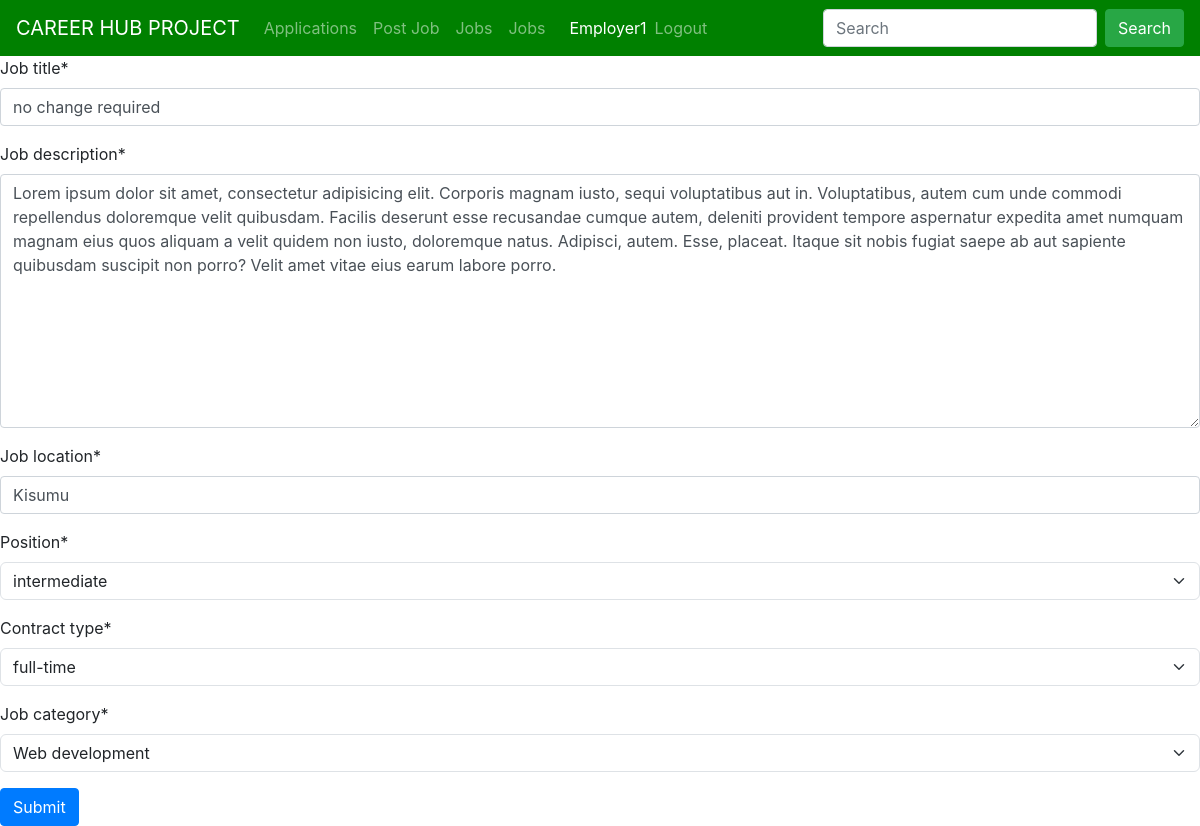
Page /job_creation_edit/1 (signed in) on the committed database.
### users/models.py (models this page shows, shortened)
class CustomUser(AbstractUser, PermissionsMixin):
    type_user = (
        ("Admin", "Admin"),
        ("applicant", "Applicant"),
        ("Employer", "Employer"),
    )
    username = models.CharField(max_length=200, unique=True)
    email = models.EmailField(max_length=50, unique=True)
    full_name = models.CharField(max_length=200)
    is_active = models.BooleanField(default=True)
    is_staff = models.BooleanField(default=False)
    is_superuser = models.BooleanField(default=False)
    is_admin = models.BooleanField(default=False)
    date_joined = models.DateTimeField(auto_now_add=True, null=True)
    last_login = models.DateTimeField(auto_now=True, null=True)
    user_type = models.CharField(max_length=200, choices=type_user)
    USERNAME_FIELD = "email"
    REQUIRED_FIELDS = ["username", "full_name"]

### job/models.py (models this page shows, shortened)
class Job(models.Model):
    positions = (
        ("junior", "junior"),
        ("intermediate", "intermediate"),
        ("senior", "senior"),
        ("expart", "expart"),
    )
    contaract_types = (
        ("remote", "remote"),
        ("part-time", "part-time"),
        ("full-time", "full-time"),
        ("negotiations", "negotiations"),
    )
    employer = models.ForeignKey(
        Employer, on_delete=models.CASCADE, related_name="jobs"
    )
    job_category = models.ForeignKey(
        Category,
        related_name="jobs",
        on_delete=models.CASCADE,
    )
    job_title = models.CharField(
        max_length=200,
    )
    slug = models.CharField(max_length=200, null=True)
    job_location = models.CharField(max_length=200)
    contract_type = models.CharField(max_length=200, choices=contaract_types)
    position = models.CharField(max_length=200, choices=positions)
    job_description = models.TextField()
    created_at = models.DateTimeField(
        auto_now_add=True,
        null=True,
    )
    updated_at = models.DateTimeField(auto_now=True, null=True)

### job/views.py (the view)
@login_required(login_url="login")
def job_creation_edit(request, id):
    job = Job.objects.filter(employer=request.user).get(id=id)
    if request.method == "POST":
        form = JobCreationForm(request.POST, request.FILES, instance=job)
        if form.is_valid():
            form.save()
            return redirect("/")
    else:
        form = JobCreationForm(instance=job)
    return render(request, "job/job_creation_edit.html", {"form": form})

### job/forms.py
class JobCreationForm(forms.ModelForm):
    class Meta:
        model = Job
        fields = [
            "job_title",
            "job_description",
            "job_location",
            "position",
            "contract_type",
            "job_category",
        ]

### job/models.py (called while the page is built)
    def __str__(self) -> str:
        return self.title

### templates/job/job_creation_edit.html
{% extends "core/base.html" %} {% block title%}Edit Job{% endblock %}
{% load crispy_forms_tags %}
{% block content %}
<form action="" method="post" enctype="multipart/form-data">
  {% csrf_token %} {{form| crispy}}
  <input type="submit" name="submit" class="btn btn-primary" />
</form>
{% endblock %}

### templates/core/nav.html (shortened to what this page needs)
{% load menu %}
<!DOCTYPE html>
<html lang="en">
  <head>
    <link
      rel="stylesheet"
      href="https://maxcdn.bootstrapcdn.com/bootstrap/4.3.1/css/bootstrap.min.css"
    />
  </head>
  <body>
    <div class="fluid-container">
      <center>
        <nav
          class="navbar navbar-expand-lg navbar-dark justify-content-between text-white"
          style="background-color: green"
        >
          <a class="navbar-brand" href="/"> CAREER HUB PROJECT </a>
          <div class="collapse navbar-collapse" id="navbarNavDropdown01">
            {% if user.is_authenticated %} {% if user.user_type == 'applicant'%}
            <ul class="navbar-nav">
              <li class="nav-item dropdown position-static">
                <a class="nav-link" href="{% url 'applicant_job_display' %}">
                  My Applications
                </a>
              </li>
            </ul>
            <ul class="navbar-nav">
              <li class="nav-item dropdown position-static">{% menu%}</li>
            </ul>
            {% elif user.user_type == 'employer' %}
            <ul class="navbar-nav">
              <li class="nav-item dropdown position-static">
                <a class="nav-link" href="{% url 'job_applied' %}">
                  Applications
                </a>
              </li>
            </ul>
            <ul class="navbar-nav">
              <li class="nav-item dropdown position-static">
                <a class="nav-link" href="{% url 'job_creation' %}">
                  Post Job
                </a>
              </li>
            </ul>
            <ul class="navbar-nav">
              <li class="nav-item dropdown position-static">
                <a
                  class="nav-link"
                  href="{%  url 'employer_profile_detail' user.id%}"
                >
                  Jobs
                </a>
              </li>
            </ul>
            <ul class="navbar-nav">
              <li class="nav-item dropdown position-static">
                <a
                  class="nav-link"
                  href="{%  url 'employer_profile_detail' user.id%}"
                >
                  Jobs
                </a>
              </li>
            </ul>
            {% endif %}
            <ul class="navbar-nav ml-3">
              <li class="nav-item dropdown position-static">
                <span class="text-capitalize">{{user.username}}</span>
              </li>
            </ul>
            <ul class="navbar-nav">
              <li class="nav-item dropdown position-static">
                <a class="nav-link" href="{% url 'logout' %}"> Logout </a>
              </li>
            </ul>
            {% endif %}
            <form class="form-inline ml-auto">
              <input
                class="form-control mr-sm-2"
                type="search"
                placeholder="Search"
                aria-label="Search"
              />
              <button
                class="btn btn-success my-2 my-sm-0 mx-sm-auto"
                type="submit"
              >
                Search
              </button>
            </form>
          </div>
        </nav>
      </center>
    </div>
  </body>
</html>

### rows in the picture
CustomUser: username "Employer1"
Job: job_title "no change required", job_description "Lorem ipsum dolor sit amet, consectetur adipisicing elit. Corporis magnam iusto, sequi voluptatibus aut in. Voluptatibus, autem cum unde commodi repellendus doloremque velit quibusdam. Facilis deserunt esse recusandae cumque autem, deleniti provident tempore aspernatur expedita amet numquam magnam eius quos aliquam a velit quidem non iusto, doloremque natus. Adipisci, autem. Esse, placeat. Itaque sit nobis fugiat saepe ab aut sapiente quibusdam suscipit non porro? Velit amet vitae eius earum labore porro.", job_location "Kisumu", position "intermediate", contract_type "full-time", job_category "Web development"
